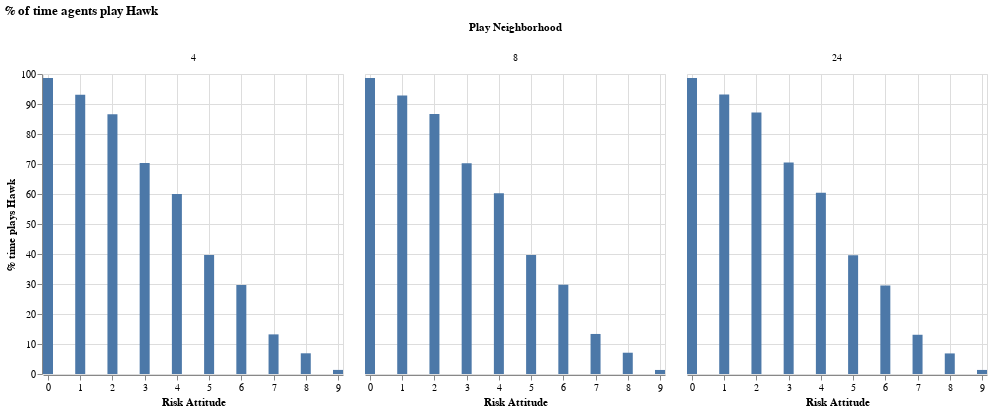

Notebook cell for this chart:
### Markdown cell above
#### Play neighborhood

### Code cell
hawk_by_playnhood_riskattitude = (
    agent_df_params.group_by("play_neighborhood", "risk_attitude")
         .agg(n_plays=pl.col("played_hawk").count(), n_plays_hawk=pl.col("played_hawk").sum())
    .with_columns(
        pct_plays_hawk=pl.col("n_plays_hawk").truediv(pl.col("n_plays")).mul(100)
    )
)

alt.Chart(hawk_by_playnhood_riskattitude).mark_bar(width=10).encode(
    x=alt.X("risk_attitude", title="Risk Attitude").scale(domain=[0, 9]),                                                          
    y=alt.Y("pct_plays_hawk", title="% time plays Hawk")
).facet(column=alt.Column("play_neighborhood", title="Play Neighborhood")).properties(title="% of time agents play Hawk")

### Figure 1 — Vega specification as saved in the notebook (floating-point values rounded to 4 significant figures)
{"$schema": "https://vega.github.io/schema/vega/v5.json", "data": [{"name": "source_0", "values": [{"play_neighborhood": 8, "risk_attitude": 9, "n_plays": 4405914, "n_plays_hawk": 59399, "pct_plays_hawk": 1.348, "pct_plays_hawk_end": 1.348, "pct_plays_hawk_start": 0.0}, {"play_neighborhood": 8, "risk_attitude": 1, "n_plays": 4258850, "n_plays_hawk": 3954234, "pct_plays_hawk": 92.85, "pct_plays_hawk_end": 92.85, "pct_plays_hawk_start": 0.0}, {"play_neighborhood": 8, "risk_attitude": 0, "n_plays": 4476795, "n_plays_hawk": 4416666, "pct_plays_hawk": 98.66, "pct_plays_hawk_end": 98.66, "pct_plays_hawk_start": 0.0}, {"play_neighborhood": 8, "risk_attitude": 5, "n_plays": 5903244, "n_plays_hawk": 2340061, "pct_plays_hawk": 39.64, "pct_plays_hawk_end": 39.64, "pct_plays_hawk_start": 0.0}, {"play_neighborhood": 4, "risk_attitude": 2, "n_plays": 4351755, "n_plays_hawk": 3768246, "pct_plays_hawk": 86.59, "pct_plays_hawk_end": 86.59, "pct_plays_hawk_start": 0.0}, {"play_neighborhood": 4, "risk_attitude": 8, "n_plays": 4181387, "n_plays_hawk": 288577, "pct_plays_hawk": 6.901, "pct_plays_hawk_end": 6.901, "pct_plays_hawk_start": 0.0}, {"play_neighborhood": 8, "risk_attitude": 4, "n_plays": 5900951, "n_plays_hawk": 3557231, "pct_plays_hawk": 60.28, "pct_plays_hawk_end": 60.28, "pct_plays_hawk_start": 0.0}, {"play_neighborhood": 8, "risk_attitude": 2, "n_plays": 4401750, "n_plays_hawk": 3814736, "pct_plays_hawk": 86.66, "pct_plays_hawk_end": 86.66, "pct_plays_hawk_start": 0.0}, {"play_neighborhood": 4, "risk_attitude": 6, "n_plays": 5039686, "n_plays_hawk": 1493596, "pct_plays_hawk": 29.64, "pct_plays_hawk_end": 29.64, "pct_plays_hawk_start": 0.0}, {"play_neighborhood": 8, "risk_attitude": 8, "n_plays": 4249338, "n_plays_hawk": 301434, "pct_plays_hawk": 7.094, "pct_plays_hawk_end": 7.094, "pct_plays_hawk_start": 0.0}, {"play_neighborhood": 24, "risk_attitude": 2, "n_plays": 4345294, "n_plays_hawk": 3788122, "pct_plays_hawk": 87.18, "pct_plays_hawk_end": 87.18, "pct_plays_hawk_start": 0.0}, {"play_neighborhood": 24, "risk_attitude": 8, "n_plays": 4261676, "n_plays_hawk": 292262, "pct_plays_hawk": 6.858, "pct_plays_hawk_end": 6.858, "pct_plays_hawk_start": 0.0}, {"play_neighborhood": 4, "risk_attitude": 4, "n_plays": 5809557, "n_plays_hawk": 3486526, "pct_plays_hawk": 60.01, "pct_plays_hawk_end": 60.01, "pct_plays_hawk_start": 0.0}, {"play_neighborhood": 24, "risk_attitude": 9, "n_plays": 4390614, "n_plays_hawk": 59475, "pct_plays_hawk": 1.355, "pct_plays_hawk_end": 1.355, "pct_plays_hawk_start": 0.0}, {"play_neighborhood": 24, "risk_attitude": 6, "n_plays": 5059237, "n_plays_hawk": 1490706, "pct_plays_hawk": 29.47, "pct_plays_hawk_end": 29.47, "pct_plays_hawk_start": 0.0}, {"play_neighborhood": 8, "risk_attitude": 6, "n_plays": 5110633, "n_plays_hawk": 1521970, "pct_plays_hawk": 29.78, "pct_plays_hawk_end": 29.78, "pct_plays_hawk_start": 0.0}, {"play_neighborhood": 24, "risk_attitude": 5, "n_plays": 5873785, "n_plays_hawk": 2327020, "pct_plays_hawk": 39.62, "pct_plays_hawk_end": 39.62, "pct_plays_hawk_start": 0.0}, {"play_neighborhood": 8, "risk_attitude": 3, "n_plays": 5077452, "n_plays_hawk": 3566420, "pct_plays_hawk": 70.24, "pct_plays_hawk_end": 70.24, "pct_plays_hawk_start": 0.0}, {"play_neighborhood": 4, "risk_attitude": 7, "n_plays": 4321552, "n_plays_hawk": 570772, "pct_plays_hawk": 13.21, "pct_plays_hawk_end": 13.21, "pct_plays_hawk_start": 0.0}, {"play_neighborhood": 4, "risk_attitude": 5, "n_plays": 5828268, "n_plays_hawk": 2312605, "pct_plays_hawk": 39.68, "pct_plays_hawk_end": 39.68, "pct_plays_hawk_start": 0.0}, {"play_neighborhood": 24, "risk_attitude": 0, "n_plays": 4379036, "n_plays_hawk": 4319519, "pct_plays_hawk": 98.64, "pct_plays_hawk_end": 98.64, "pct_plays_hawk_start": 0.0}, {"play_neighborhood": 8, "risk_attitude": 7, "n_plays": 4376423, "n_plays_hawk": 584108, "pct_plays_hawk": 13.35, "pct_plays_hawk_end": 13.35, "pct_plays_hawk_start": 0.0}, {"play_neighborhood": 4, "risk_attitude": 3, "n_plays": 5047785, "n_plays_hawk": 3550230, "pct_plays_hawk": 70.33, "pct_plays_hawk_end": 70.33, "pct_plays_hawk_start": 0.0}, {"play_neighborhood": 24, "risk_attitude": 4, "n_plays": 5856742, "n_plays_hawk": 3540142, "pct_plays_hawk": 60.45, "pct_plays_hawk_end": 60.45, "pct_plays_hawk_start": 0.0}, {"play_neighborhood": 4, "risk_attitude": 0, "n_plays": 4424980, "n_plays_hawk": 4365305, "pct_plays_hawk": 98.65, "pct_plays_hawk_end": 98.65, "pct_plays_hawk_start": 0.0}, {"play_neighborhood": 4, "risk_attitude": 1, "n_plays": 4241863, "n_plays_hawk": 3947344, "pct_plays_hawk": 93.06, "pct_plays_hawk_end": 93.06, "pct_plays_hawk_start": 0.0}, {"play_neighborhood": 24, "risk_attitude": 7, "n_plays": 4360044, "n_plays_hawk": 570214, "pct_plays_hawk": 13.08, "pct_plays_hawk_end": 13.08, "pct_plays_hawk_start": 0.0}, {"play_neighborhood": 24, "risk_attitude": 3, "n_plays": 5073594, "n_plays_hawk": 3577114, "pct_plays_hawk": 70.5, "pct_plays_hawk_end": 70.5, "pct_plays_hawk_start": 0.0}, {"play_neighborhood": 4, "risk_attitude": 9, "n_plays": 4350217, "n_plays_hawk": 59285, "pct_plays_hawk": 1.363, "pct_plays_hawk_end": 1.363, "pct_plays_hawk_start": 0.0}, {"play_neighborhood": 24, "risk_attitude": 1, "n_plays": 4225328, "n_plays_hawk": 3936649, "pct_plays_hawk": 93.17, "pct_plays_hawk_end": 93.17, "pct_plays_hawk_start": 0.0}]}, {"name": "column_domain", "values": [{"play_neighborhood": 8, "count": 10}, {"play_neighborhood": 4, "count": 10}, {"play_neighborhood": 24, "count": 10}]}], "signals": [{"name": "child_width", "value": 300}, {"name": "child_height", "value": 300}], "marks": [{"type": "group", "name": "column-title", "title": {"text": "Play Neighborhood", "offset": 10, "style": "guide-title"}, "role": "column-title"}, {"type": "group", "name": "row_header", "encode": {"update": {"height": {"signal": "child_height"}}}, "axes": [{"scale": "y", "labelOverlap": true, "grid": false, "tickCount": {"signal": "ceil(child_height/40)"}, "orient": "left", "title": "% time plays Hawk", "zindex": 0}], "role": "row-header"}, {"type": "group", "name": "column_header", "from": {"data": "column_domain"}, "sort": {"field": "datum[\"play_neighborhood\"]", "order": "ascending"}, "encode": {"update": {"width": {"signal": "child_width"}}}, "title": {"text": {"signal": "format(parent[\"play_neighborhood\"], \"\")"}, "offset": 10, "style": "guide-label", "frame": "group"}, "role": "column-header"}, {"type": "group", "name": "column_footer", "from": {"data": "column_domain"}, "sort": {"field": "datum[\"play_neighborhood\"]", "order": "ascending"}, "encode": {"update": {"width": {"signal": "child_width"}}}, "axes": [{"scale": "x", "orient": "bottom", "grid": false, "title": "Risk Attitude", "labelFlush": true, "labelOverlap": true, "tickCount": {"signal": "ceil(child_width/40)"}, "zindex": 0}], "role": "column-footer"}, {"type": "group", "name": "cell", "from": {"facet": {"data": "source_0", "name": "facet", "groupby": ["play_neighborhood"]}}, "sort": {"field": ["datum[\"play_neighborhood\"]"], "order": ["ascending"]}, "encode": {"update": {"height": {"signal": "child_height"}, "width": {"signal": "child_width"}}}, "marks": [{"type": "rect", "name": "child_marks", "from": {"data": "facet"}, "encode": {"update": {"width": {"value": 10}, "y": {"field": "pct_plays_hawk_end", "scale": "y"}, "fill": {"value": "#4c78a8"}, "y2": {"field": "pct_plays_hawk_start", "scale": "y"}, "xc": {"field": "risk_attitude", "scale": "x"}}}, "style": ["bar"]}], "axes": [{"scale": "x", "grid": true, "minExtent": 0, "gridScale": "y", "labels": false, "orient": "bottom", "tickCount": {"signal": "ceil(child_width/40)"}, "maxExtent": 0, "ticks": false, "aria": false, "zindex": 0, "domain": false}, {"scale": "y", "maxExtent": 0, "gridScale": "x", "domain": false, "ticks": false, "tickCount": {"signal": "ceil(child_height/40)"}, "orient": "left", "labels": false, "grid": true, "aria": false, "minExtent": 0, "zindex": 0}], "style": "cell"}], "scales": [{"name": "x", "type": "linear", "domain": [0, 9], "range": [0, {"signal": "child_width"}], "zero": true, "padding": 5}, {"name": "y", "type": "linear", "domain": {"data": "source_0", "fields": ["pct_plays_hawk_start", "pct_plays_hawk_end"]}, "range": [{"signal": "child_height"}, 0], "zero": true, "nice": true}], "title": {"text": "% of time agents play Hawk", "anchor": "start"}, "padding": 5, "background": "white", "layout": {"padding": 20, "offset": {"columnTitle": 10}, "columns": {"signal": "length(data('column_domain'))"}, "bounds": "full", "align": "all"}}
